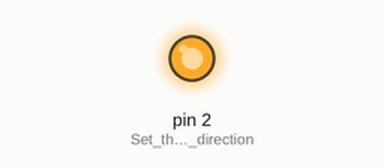
A sketch run on a simulated Arduino Uno, built with avr-gcc and run on an emulated ATmega328P. Parts: output pins drawn as LEDs (lit = HIGH).

Above: at 0.1 s.
Timing chart, 0 to 1.6 s (numbered marks = the images above):
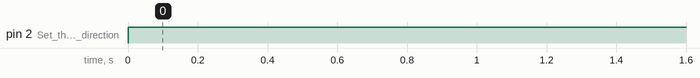

The sketch:

blink_led.ino
```cpp
/*code to blink led */

void setup()
{
  pinMode(2, OUTPUT); //Set the pin direction
}
void loop()
{
    digitalWrite(2,HIGH);
    delay(500); //delay in milliseconds
    digitalWrite(2,HIGH);
    delay(500); //delay in milliseconds
}
```

Measured:
- by itself, pin 2 (Set_the_pin_direction): LOW → HIGH at 0.00 s
